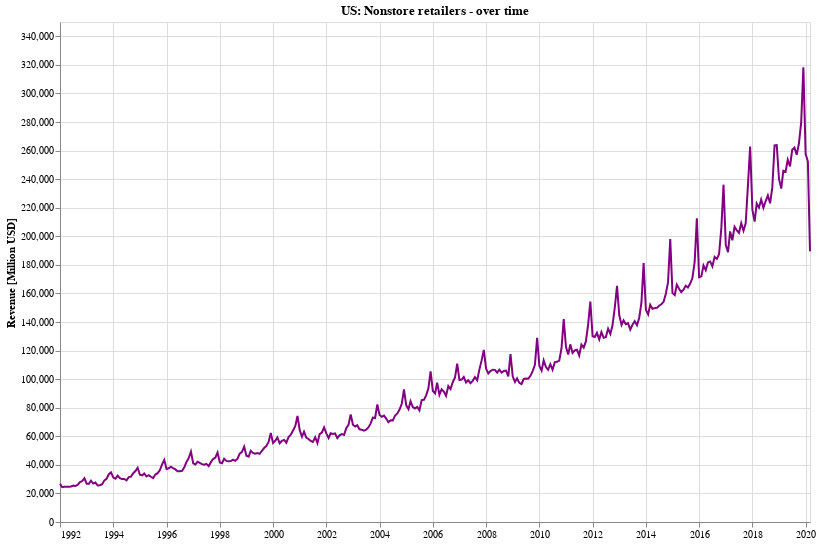

This figure's notebook cell:
### Markdown cell above
### What is the trend for non-store retailers (ecommerce)?

### Code cell
doLineChartFor('Nonstore retailers', df_combined)

### Figure 1 — Vega-Lite specification as saved in the notebook (floating-point values rounded to 4 significant figures; data arrays with more than 128 entries replaced by an {"elided": "..."} marker saying what was removed)
{"config": {"view": {"continuousWidth": 400, "continuousHeight": 300}}, "data": {"name": "data-aa5add85abd79406f2f81836a7610598"}, "mark": {"type": "line", "color": "purple"}, "encoding": {"tooltip": [{"type": "temporal", "field": "dt"}, {"type": "quantitative", "field": "Nonstore retailers", "format": ",.0f", "title": "$"}], "x": {"type": "temporal", "axis": {"title": ""}, "field": "dt"}, "y": {"type": "quantitative", "axis": {"title": "Revenue [Million USD]"}, "field": "Nonstore retailers"}}, "height": 500, "title": "US: Nonstore retailers - over time", "width": 750, "$schema": "https://vega.github.io/schema/vega-lite/v4.0.2.json", "datasets": {"data-aa5add85abd79406f2f81836a7610598": {"elided": "339 records"}}}
